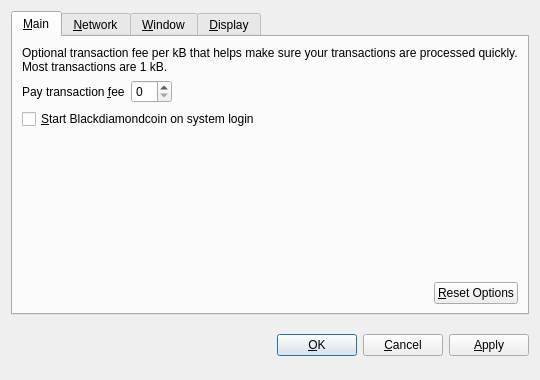
<?xml version="1.0" encoding="UTF-8"?>
<ui version="4.0">
 <class>OptionsDialog</class>
 <widget class="QDialog" name="OptionsDialog">
  <property name="geometry">
   <rect>
    <x>0</x>
    <y>0</y>
    <width>540</width>
    <height>380</height>
   </rect>
  </property>
  <property name="windowTitle">
   <string>Options</string>
  </property>
  <property name="modal">
   <bool>true</bool>
  </property>
  <layout class="QVBoxLayout" name="verticalLayout">
   <item>
    <widget class="QTabWidget" name="tabWidget">
     <property name="tabPosition">
      <enum>QTabWidget::North</enum>
     </property>
     <property name="currentIndex">
      <number>0</number>
     </property>
     <widget class="QWidget" name="tabMain">
      <attribute name="title">
       <string>&amp;Main</string>
      </attribute>
      <layout class="QVBoxLayout" name="verticalLayout_Main">
       <item>
        <widget class="QLabel" name="transactionFeeInfoLabel">
         <property name="text">
          <string>Optional transaction fee per kB that helps make sure your transactions are processed quickly. Most transactions are 1 kB.</string>
         </property>
         <property name="textFormat">
          <enum>Qt::PlainText</enum>
         </property>
         <property name="wordWrap">
          <bool>true</bool>
         </property>
        </widget>
       </item>
       <item>
        <layout class="QHBoxLayout" name="horizontalLayout_1_Main">
         <item>
          <widget class="QLabel" name="transactionFeeLabel">
           <property name="text">
            <string>Pay transaction &amp;fee</string>
           </property>
           <property name="textFormat">
            <enum>Qt::PlainText</enum>
           </property>
           <property name="buddy">
            <cstring>transactionFee</cstring>
           </property>
          </widget>
         </item>
         <item>
          <widget class="BitcoinAmountField" name="transactionFee"/>
         </item>
         <item>
          <spacer name="horizontalSpacer_1_Main">
           <property name="orientation">
            <enum>Qt::Horizontal</enum>
           </property>
           <property name="sizeHint" stdset="0">
            <size>
             <width>40</width>
             <height>20</height>
            </size>
           </property>
          </spacer>
         </item>
        </layout>
       </item>
       <item>
        <widget class="QCheckBox" name="bitcoinAtStartup">
         <property name="toolTip">
          <string>Automatically start Blackdiamondcoin after logging in to the system.</string>
         </property>
         <property name="text">
          <string>&amp;Start Blackdiamondcoin on system login</string>
         </property>
        </widget>
       </item>
       <item>
        <spacer name="verticalSpacer_Main">
         <property name="orientation">
          <enum>Qt::Vertical</enum>
         </property>
         <property name="sizeHint" stdset="0">
          <size>
           <width>20</width>
           <height>40</height>
          </size>
         </property>
        </spacer>
       </item>
       <item>
        <layout class="QHBoxLayout" name="horizontalLayout_2_Main">
         <item>
          <spacer name="horizontalSpacer_2_Main">
           <property name="orientation">
            <enum>Qt::Horizontal</enum>
           </property>
           <property name="sizeHint" stdset="0">
            <size>
             <width>40</width>
             <height>20</height>
            </size>
           </property>
          </spacer>
         </item>
         <item>
          <widget class="QPushButton" name="resetButton">
           <property name="toolTip">
            <string>Reset all client options to default.</string>
           </property>
           <property name="text">
            <string>&amp;Reset Options</string>
           </property>
           <property name="autoDefault">
            <bool>false</bool>
           </property>
          </widget>
         </item>
        </layout>
       </item>
      </layout>
     </widget>
     <widget class="QWidget" name="tabNetwork">
      <attribute name="title">
       <string>&amp;Network</string>
      </attribute>
      <layout class="QVBoxLayout" name="verticalLayout_Network">
       <item>
        <widget class="QCheckBox" name="mapPortUpnp">
         <property name="toolTip">
          <string>Automatically open the Blackdiamondcoin client port on the router. This only works when your router supports UPnP and it is enabled.</string>
         </property>
         <property name="text">
          <string>Map port using &amp;UPnP</string>
         </property>
        </widget>
       </item>
       <item>
        <widget class="QCheckBox" name="connectSocks">
         <property name="toolTip">
          <string>Connect to the Blackdiamondcoin network through a SOCKS proxy (e.g. when connecting through Tor).</string>
         </property>
         <property name="text">
          <string>&amp;Connect through SOCKS proxy:</string>
         </property>
        </widget>
       </item>
       <item>
        <layout class="QHBoxLayout" name="horizontalLayout_Network">
         <item>
          <widget class="QLabel" name="proxyIpLabel">
           <property name="text">
            <string>Proxy &amp;IP:</string>
           </property>
           <property name="textFormat">
            <enum>Qt::PlainText</enum>
           </property>
           <property name="buddy">
            <cstring>proxyIp</cstring>
           </property>
          </widget>
         </item>
         <item>
          <widget class="QValidatedLineEdit" name="proxyIp">
           <property name="maximumSize">
            <size>
             <width>140</width>
             <height>16777215</height>
            </size>
           </property>
           <property name="toolTip">
            <string>IP address of the proxy (e.g. 127.0.0.1)</string>
           </property>
          </widget>
         </item>
         <item>
          <widget class="QLabel" name="proxyPortLabel">
           <property name="text">
            <string>&amp;Port:</string>
           </property>
           <property name="textFormat">
            <enum>Qt::PlainText</enum>
           </property>
           <property name="buddy">
            <cstring>proxyPort</cstring>
           </property>
          </widget>
         </item>
         <item>
          <widget class="QLineEdit" name="proxyPort">
           <property name="maximumSize">
            <size>
             <width>55</width>
             <height>16777215</height>
            </size>
           </property>
           <property name="toolTip">
            <string>Port of the proxy (e.g. 9050)</string>
           </property>
          </widget>
         </item>
         <item>
          <widget class="QLabel" name="socksVersionLabel">
           <property name="text">
            <string>SOCKS &amp;Version:</string>
           </property>
           <property name="textFormat">
            <enum>Qt::PlainText</enum>
           </property>
           <property name="buddy">
            <cstring>socksVersion</cstring>
           </property>
          </widget>
         </item>
         <item>
          <widget class="QValueComboBox" name="socksVersion">
           <property name="toolTip">
            <string>SOCKS version of the proxy (e.g. 5)</string>
           </property>
          </widget>
         </item>
         <item>
          <spacer name="horizontalSpacer_Network">
           <property name="orientation">
            <enum>Qt::Horizontal</enum>
           </property>
           <property name="sizeHint" stdset="0">
            <size>
             <width>40</width>
             <height>20</height>
            </size>
           </property>
          </spacer>
         </item>
        </layout>
       </item>
       <item>
        <spacer name="verticalSpacer_Network">
         <property name="orientation">
          <enum>Qt::Vertical</enum>
         </property>
         <property name="sizeHint" stdset="0">
          <size>
           <width>20</width>
           <height>40</height>
          </size>
         </property>
        </spacer>
       </item>
      </layout>
     </widget>
     <widget class="QWidget" name="tabWindow">
      <attribute name="title">
       <string>&amp;Window</string>
      </attribute>
      <layout class="QVBoxLayout" name="verticalLayout_Window">
       <item>
        <widget class="QCheckBox" name="minimizeToTray">
         <property name="toolTip">
          <string>Show only a tray icon after minimizing the window.</string>
         </property>
         <property name="text">
          <string>&amp;Minimize to the tray instead of the taskbar</string>
         </property>
        </widget>
       </item>
       <item>
        <widget class="QCheckBox" name="minimizeOnClose">
         <property name="toolTip">
          <string>Minimize instead of exit the application when the window is closed. When this option is enabled, the application will be closed only after selecting Quit in the menu.</string>
         </property>
         <property name="text">
          <string>M&amp;inimize on close</string>
         </property>
        </widget>
       </item>
       <item>
        <spacer name="verticalSpacer_Window">
         <property name="orientation">
          <enum>Qt::Vertical</enum>
         </property>
         <property name="sizeHint" stdset="0">
          <size>
           <width>20</width>
           <height>40</height>
          </size>
         </property>
        </spacer>
       </item>
      </layout>
     </widget>
     <widget class="QWidget" name="tabDisplay">
      <attribute name="title">
       <string>&amp;Display</string>
      </attribute>
      <layout class="QVBoxLayout" name="verticalLayout_Display">
       <item>
        <layout class="QHBoxLayout" name="horizontalLayout_1_Display">
         <item>
          <widget class="QLabel" name="langLabel">
           <property name="text">
            <string>User Interface &amp;language:</string>
           </property>
           <property name="textFormat">
            <enum>Qt::PlainText</enum>
           </property>
           <property name="buddy">
            <cstring>lang</cstring>
           </property>
          </widget>
         </item>
         <item>
          <widget class="QValueComboBox" name="lang">
           <property name="toolTip">
            <string>The user interface language can be set here. This setting will take effect after restarting Blackdiamondcoin.</string>
           </property>
          </widget>
         </item>
        </layout>
       </item>
       <item>
        <layout class="QHBoxLayout" name="horizontalLayout_2_Display">
         <item>
          <widget class="QLabel" name="unitLabel">
           <property name="text">
            <string>&amp;Unit to show amounts in:</string>
           </property>
           <property name="textFormat">
            <enum>Qt::PlainText</enum>
           </property>
           <property name="buddy">
            <cstring>unit</cstring>
           </property>
          </widget>
         </item>
         <item>
          <widget class="QValueComboBox" name="unit">
           <property name="toolTip">
            <string>Choose the default subdivision unit to show in the interface and when sending coins.</string>
           </property>
          </widget>
         </item>
        </layout>
       </item>
       <item>
        <widget class="QCheckBox" name="displayAddresses">
         <property name="toolTip">
          <string>Whether to show Blackdiamondcoin addresses in the transaction list or not.</string>
         </property>
         <property name="text">
          <string>&amp;Display addresses in transaction list</string>
         </property>
        </widget>
       </item>
       <item>
        <spacer name="verticalSpacer_Display">
         <property name="orientation">
          <enum>Qt::Vertical</enum>
         </property>
         <property name="sizeHint" stdset="0">
          <size>
           <width>20</width>
           <height>40</height>
          </size>
         </property>
        </spacer>
       </item>
      </layout>
     </widget>
    </widget>
   </item>
   <item>
    <layout class="QHBoxLayout" name="horizontalLayout_Buttons">
     <item>
      <spacer name="horizontalSpacer_1">
       <property name="orientation">
        <enum>Qt::Horizontal</enum>
       </property>
       <property name="sizeHint" stdset="0">
        <size>
         <width>40</width>
         <height>48</height>
        </size>
       </property>
      </spacer>
     </item>
     <item>
      <widget class="QLabel" name="statusLabel">
       <property name="font">
        <font>
         <weight>75</weight>
         <bold>true</bold>
        </font>
       </property>
       <property name="text">
        <string/>
       </property>
       <property name="textFormat">
        <enum>Qt::PlainText</enum>
       </property>
       <property name="wordWrap">
        <bool>true</bool>
       </property>
      </widget>
     </item>
     <item>
      <spacer name="horizontalSpacer_2">
       <property name="orientation">
        <enum>Qt::Horizontal</enum>
       </property>
       <property name="sizeHint" stdset="0">
        <size>
         <width>40</width>
         <height>48</height>
        </size>
       </property>
      </spacer>
     </item>
     <item>
      <widget class="QPushButton" name="okButton">
       <property name="text">
        <string>&amp;OK</string>
       </property>
      </widget>
     </item>
     <item>
      <widget class="QPushButton" name="cancelButton">
       <property name="text">
        <string>&amp;Cancel</string>
       </property>
       <property name="autoDefault">
        <bool>false</bool>
       </property>
      </widget>
     </item>
     <item>
      <widget class="QPushButton" name="applyButton">
       <property name="text">
        <string>&amp;Apply</string>
       </property>
       <property name="autoDefault">
        <bool>false</bool>
       </property>
      </widget>
     </item>
    </layout>
   </item>
  </layout>
 </widget>
 <customwidgets>
  <customwidget>
   <class>BitcoinAmountField</class>
   <extends>QSpinBox</extends>
   <header>bitcoinamountfield.h</header>
  </customwidget>
  <customwidget>
   <class>QValueComboBox</class>
   <extends>QComboBox</extends>
   <header>qvaluecombobox.h</header>
  </customwidget>
  <customwidget>
   <class>QValidatedLineEdit</class>
   <extends>QLineEdit</extends>
   <header>qvalidatedlineedit.h</header>
  </customwidget>
 </customwidgets>
 <resources/>
 <connections/>
</ui>
